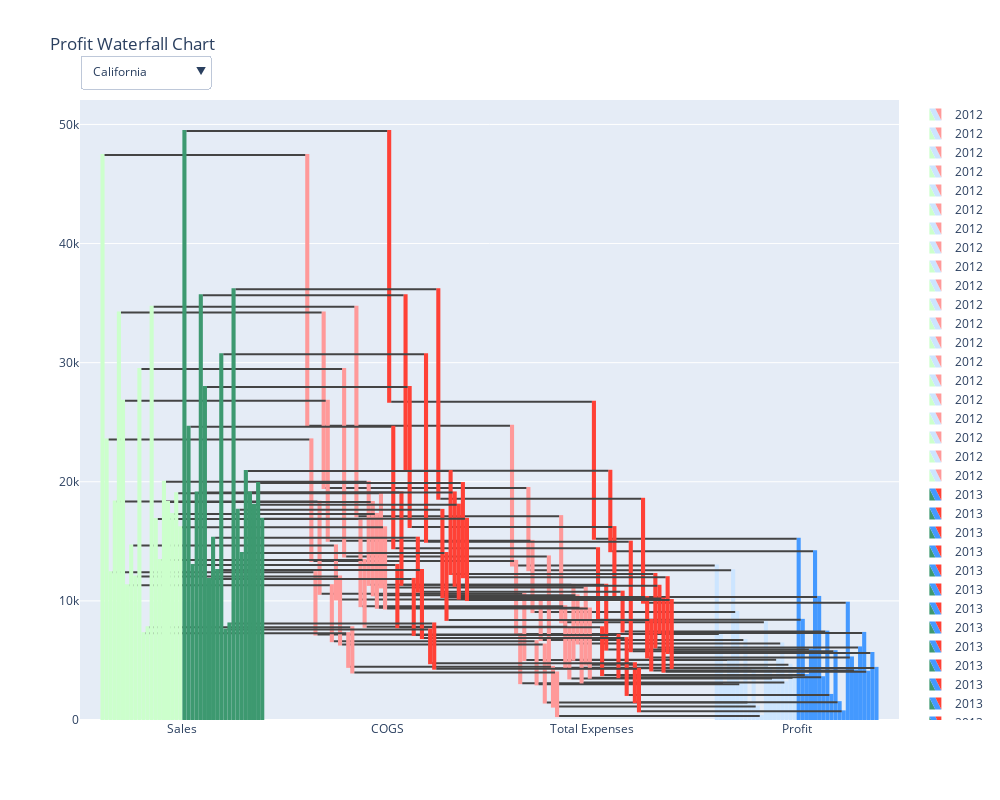

Notebook code for this chart:
### Markdown cell above
A waterfall chart helps in understanding the cumulative effect of sequentially introduced positive or negative values. These intermediate values can either be time-based (e.g., profit/losses over time) or category-based (e.g., sales, other income, expenses).

This section creates a waterfall chart that illustrates how profits are derived from sales, costs of goods sold, and total expenses. The plot has the following features:

- drop-down menu where the state can be selected
- comparison of 2012 and 2013 in one plot
- distinguish 2012 and 2013 by color

### Code cell
buttons = []
i=0

# create figure
fig1  = go.Figure()


# list with all states
market_list = list(df['State'].unique())


# create traces with waterfall charts for each state for 2012
for market in market_list:
    fig1.add_trace(
    go.Waterfall(                 
        x = ["Sales", "COGS","Total Expenses", "Profit"], 
        y = [int(df['Sales'][(df['State']==market) & (df['Date'].dt.year==2012)].sum()), # sum sales over all products
             int(-df['COGS'][(df['State']==market) & (df['Date'].dt.year==2012)].sum()),  
             int(-df['Total Expenses'][(df['State']==market) & (df['Date'].dt.year==2012)].sum()), 
             None],
        base = 0,
        measure = [ "relative","relative","relative","total" ], 
        # the default is "relative", "total" is used to compute sums, 
        # and "absolute" can be used to reset the computed total or to declare an initial value where needed
        name = 2012,
        decreasing = {"marker":{"color":'rgb(255,153,153)'}}, # define the color of a "relative" bar with negatoive value
        increasing = {"marker":{"color":'rgb(204,255,204)'}}, # define the color of a "relative" bar with positive value
        totals = {"marker":{"color":'rgb(204,229,255)'}} # define the color of a "totals" bar
        ))


# create traces with waterfall charts for each state for 2013    
for market in market_list:
    fig1.add_trace(
    go.Waterfall(                 
        x = ["Sales", "COGS","Total Expenses", "Profit"], 
        y = [int(df['Sales'][(df['State']==market) & (df['Date'].dt.year==2013)].sum()), 
             int(-df['COGS'][(df['State']==market) & (df['Date'].dt.year==2013)].sum()),  
             int(-df['Total Expenses'][(df['State']==market) & (df['Date'].dt.year==2013)].sum()), 
             None],
        base = 0,
        measure = [ "relative","relative","relative","total" ],
        name = 2013 
        ))
   
    


    
    

## Create the options to diplay individual markets
for market in market_list:
    args = [False] * 2*len(market_list)
    args[i] = True # 2012 trace 
    args[i+20] = True # corresponding 2013 trace
    
    #create a button object for the country we are on
    button = dict(label = market,
                  method = "update",
                  args=[{"visible": args}])
    
    #add the button to our list of buttons
    buttons.append(button)
    
    #i is an iterable used to tell our "args" list which value to set to True
    i+=1
    

    
fig1.update_layout(updatemenus=[dict(active=0,
                                    type="dropdown", # option to specift that button is a drop-down menu
                                    buttons=buttons,
                                    x = 0,
                                    y = 1.02,
                                    xanchor = 'left',
                                    yanchor = 'bottom'),
                              ],
                  title_text="Profit Waterfall Chart")

fig1.update_layout(
    autosize=False,
    width=1000,
    height=800,)
                               

fig1.show()

### Figure 1 — Plotly figure (JSON) as saved in the notebook; plotly's stock layout.template omitted (floating-point values rounded to 4 significant figures)
{"data": [{"base": 0, "decreasing": {"marker": {"color": "rgb(255,153,153)"}}, "increasing": {"marker": {"color": "rgb(204,255,204)"}}, "measure": ["relative", "relative", "relative", "total"], "name": "2012", "totals": {"marker": {"color": "rgb(204,229,255)"}}, "type": "waterfall", "x": ["Sales", "COGS", "Total Expenses", "Profit"], "y": [47442, -22741, -11737, null]}, {"base": 0, "decreasing": {"marker": {"color": "rgb(255,153,153)"}}, "increasing": {"marker": {"color": "rgb(204,255,204)"}}, "measure": ["relative", "relative", "relative", "total"], "name": "2012", "totals": {"marker": {"color": "rgb(204,229,255)"}}, "type": "waterfall", "x": ["Sales", "COGS", "Total Expenses", "Profit"], "y": [23559, -10201, -6131, null]}, {"base": 0, "decreasing": {"marker": {"color": "rgb(255,153,153)"}}, "increasing": {"marker": {"color": "rgb(204,255,204)"}}, "measure": ["relative", "relative", "relative", "total"], "name": "2012", "totals": {"marker": {"color": "rgb(204,229,255)"}}, "type": "waterfall", "x": ["Sales", "COGS", "Total Expenses", "Profit"], "y": [12411, -5235, -4083, null]}, {"base": 0, "decreasing": {"marker": {"color": "rgb(255,153,153)"}}, "increasing": {"marker": {"color": "rgb(204,255,204)"}}, "measure": ["relative", "relative", "relative", "total"], "name": "2012", "totals": {"marker": {"color": "rgb(204,229,255)"}}, "type": "waterfall", "x": ["Sales", "COGS", "Total Expenses", "Profit"], "y": [18341, -7748, -5564, null]}, {"base": 0, "decreasing": {"marker": {"color": "rgb(255,153,153)"}}, "increasing": {"marker": {"color": "rgb(204,255,204)"}}, "measure": ["relative", "relative", "relative", "total"], "name": "2012", "totals": {"marker": {"color": "rgb(204,229,255)"}}, "type": "waterfall", "x": ["Sales", "COGS", "Total Expenses", "Profit"], "y": [34218, -14741, -6900, null]}, {"base": 0, "decreasing": {"marker": {"color": "rgb(255,153,153)"}}, "increasing": {"marker": {"color": "rgb(204,255,204)"}}, "measure": ["relative", "relative", "relative", "total"], "name": "2012", "totals": {"marker": {"color": "rgb(204,229,255)"}}, "type": "waterfall", "x": ["Sales", "COGS", "Total Expenses", "Profit"], "y": [26798, -11759, -5978, null]}, {"base": 0, "decreasing": {"marker": {"color": "rgb(255,153,153)"}}, "increasing": {"marker": {"color": "rgb(204,255,204)"}}, "measure": ["relative", "relative", "relative", "total"], "name": "2012", "totals": {"marker": {"color": "rgb(204,229,255)"}}, "type": "waterfall", "x": ["Sales", "COGS", "Total Expenses", "Profit"], "y": [11316, -4699, -3625, null]}, {"base": 0, "decreasing": {"marker": {"color": "rgb(255,153,153)"}}, "increasing": {"marker": {"color": "rgb(204,255,204)"}}, "measure": ["relative", "relative", "relative", "total"], "name": "2012", "totals": {"marker": {"color": "rgb(204,229,255)"}}, "type": "waterfall", "x": ["Sales", "COGS", "Total Expenses", "Profit"], "y": [14657, -4533, -3412, null]}, {"base": 0, "decreasing": {"marker": {"color": "rgb(255,153,153)"}}, "increasing": {"marker": {"color": "rgb(204,255,204)"}}, "measure": ["relative", "relative", "relative", "total"], "name": "2012", "totals": {"marker": {"color": "rgb(204,229,255)"}}, "type": "waterfall", "x": ["Sales", "COGS", "Total Expenses", "Profit"], "y": [12052, -5717, -4869, null]}, {"base": 0, "decreasing": {"marker": {"color": "rgb(255,153,153)"}}, "increasing": {"marker": {"color": "rgb(204,255,204)"}}, "measure": ["relative", "relative", "relative", "total"], "name": "2012", "totals": {"marker": {"color": "rgb(204,229,255)"}}, "type": "waterfall", "x": ["Sales", "COGS", "Total Expenses", "Profit"], "y": [29460, -15727, -9390, null]}, {"base": 0, "decreasing": {"marker": {"color": "rgb(255,153,153)"}}, "increasing": {"marker": {"color": "rgb(204,255,204)"}}, "measure": ["relative", "relative", "relative", "total"], "name": "2012", "totals": {"marker": {"color": "rgb(204,229,255)"}}, "type": "waterfall", "x": ["Sales", "COGS", "Total Expenses", "Profit"], "y": [7291, -2829, -3337, null]}, {"base": 0, "decreasing": {"marker": {"color": "rgb(255,153,153)"}}, "increasing": {"marker": {"color": "rgb(204,255,204)"}}, "measure": ["relative", "relative", "relative", "total"], "name": "2012", "totals": {"marker": {"color": "rgb(204,229,255)"}}, "type": "waterfall", "x": ["Sales", "COGS", "Total Expenses", "Profit"], "y": [7786, -3797, -3659, null]}, {"base": 0, "decreasing": {"marker": {"color": "rgb(255,153,153)"}}, "increasing": {"marker": {"color": "rgb(204,255,204)"}}, "measure": ["relative", "relative", "relative", "total"], "name": "2012", "totals": {"marker": {"color": "rgb(204,229,255)"}}, "type": "waterfall", "x": ["Sales", "COGS", "Total Expenses", "Profit"], "y": [34698, -17582, -8914, null]}, {"base": 0, "decreasing": {"marker": {"color": "rgb(255,153,153)"}}, "increasing": {"marker": {"color": "rgb(204,255,204)"}}, "measure": ["relative", "relative", "relative", "total"], "name": "2012", "totals": {"marker": {"color": "rgb(204,229,255)"}}, "type": "waterfall", "x": ["Sales", "COGS", "Total Expenses", "Profit"], "y": [16875, -7316, -5175, null]}, {"base": 0, "decreasing": {"marker": {"color": "rgb(255,153,153)"}}, "increasing": {"marker": {"color": "rgb(204,255,204)"}}, "measure": ["relative", "relative", "relative", "total"], "name": "2012", "totals": {"marker": {"color": "rgb(204,229,255)"}}, "type": "waterfall", "x": ["Sales", "COGS", "Total Expenses", "Profit"], "y": [13441, -5617, -4333, null]}, {"base": 0, "decreasing": {"marker": {"color": "rgb(255,153,153)"}}, "increasing": {"marker": {"color": "rgb(204,255,204)"}}, "measure": ["relative", "relative", "relative", "total"], "name": "2012", "totals": {"marker": {"color": "rgb(204,229,255)"}}, "type": "waterfall", "x": ["Sales", "COGS", "Total Expenses", "Profit"], "y": [19992, -8647, -6283, null]}, {"base": 0, "decreasing": {"marker": {"color": "rgb(255,153,153)"}}, "increasing": {"marker": {"color": "rgb(204,255,204)"}}, "measure": ["relative", "relative", "relative", "total"], "name": "2012", "totals": {"marker": {"color": "rgb(204,229,255)"}}, "type": "waterfall", "x": ["Sales", "COGS", "Total Expenses", "Profit"], "y": [18303, -7837, -4041, null]}, {"base": 0, "decreasing": {"marker": {"color": "rgb(255,153,153)"}}, "increasing": {"marker": {"color": "rgb(204,255,204)"}}, "measure": ["relative", "relative", "relative", "total"], "name": "2012", "totals": {"marker": {"color": "rgb(204,229,255)"}}, "type": "waterfall", "x": ["Sales", "COGS", "Total Expenses", "Profit"], "y": [17305, -7883, -6267, null]}, {"base": 0, "decreasing": {"marker": {"color": "rgb(255,153,153)"}}, "increasing": {"marker": {"color": "rgb(204,255,204)"}}, "measure": ["relative", "relative", "relative", "total"], "name": "2012", "totals": {"marker": {"color": "rgb(204,229,255)"}}, "type": "waterfall", "x": ["Sales", "COGS", "Total Expenses", "Profit"], "y": [19036, -7907, -6488, null]}, {"base": 0, "decreasing": {"marker": {"color": "rgb(255,153,153)"}}, "increasing": {"marker": {"color": "rgb(204,255,204)"}}, "measure": ["relative", "relative", "relative", "total"], "name": "2012", "totals": {"marker": {"color": "rgb(204,229,255)"}}, "type": "waterfall", "x": ["Sales", "COGS", "Total Expenses", "Profit"], "y": [16178, -6820, -5811, null]}, {"base": 0, "measure": ["relative", "relative", "relative", "total"], "name": "2013", "type": "waterfall", "x": ["Sales", "COGS", "Total Expenses", "Profit"], "y": [49450, -22741, -11485, null]}, {"base": 0, "measure": ["relative", "relative", "relative", "total"], "name": "2013", "type": "waterfall", "x": ["Sales", "COGS", "Total Expenses", "Profit"], "y": [24620, -10201, -6012, null]}, {"base": 0, "measure": ["relative", "relative", "relative", "total"], "name": "2013", "type": "waterfall", "x": ["Sales", "COGS", "Total Expenses", "Profit"], "y": [13018, -5235, -4013, null]}, {"base": 0, "measure": ["relative", "relative", "relative", "total"], "name": "2013", "type": "waterfall", "x": ["Sales", "COGS", "Total Expenses", "Profit"], "y": [19102, -7748, -5445, null]}, {"base": 0, "measure": ["relative", "relative", "relative", "total"], "name": "2013", "type": "waterfall", "x": ["Sales", "COGS", "Total Expenses", "Profit"], "y": [35665, -14741, -6753, null]}, {"base": 0, "measure": ["relative", "relative", "relative", "total"], "name": "2013", "type": "waterfall", "x": ["Sales", "COGS", "Total Expenses", "Profit"], "y": [27952, -11759, -5860, null]}, {"base": 0, "measure": ["relative", "relative", "relative", "total"], "name": "2013", "type": "waterfall", "x": ["Sales", "COGS", "Total Expenses", "Profit"], "y": [11845, -4699, -3557, null]}, {"base": 0, "measure": ["relative", "relative", "relative", "total"], "name": "2013", "type": "waterfall", "x": ["Sales", "COGS", "Total Expenses", "Profit"], "y": [15308, -4533, -3353, null]}, {"base": 0, "measure": ["relative", "relative", "relative", "total"], "name": "2013", "type": "waterfall", "x": ["Sales", "COGS", "Total Expenses", "Profit"], "y": [12595, -5717, -4772, null]}, {"base": 0, "measure": ["relative", "relative", "relative", "total"], "name": "2013", "type": "waterfall", "x": ["Sales", "COGS", "Total Expenses", "Profit"], "y": [30699, -15727, -9196, null]}, {"base": 0, "measure": ["relative", "relative", "relative", "total"], "name": "2013", "type": "waterfall", "x": ["Sales", "COGS", "Total Expenses", "Profit"], "y": [7596, -2829, -3269, null]}, {"base": 0, "measure": ["relative", "relative", "relative", "total"], "name": "2013", "type": "waterfall", "x": ["Sales", "COGS", "Total Expenses", "Profit"], "y": [8106, -3797, -3584, null]}, {"base": 0, "measure": ["relative", "relative", "relative", "total"], "name": "2013", "type": "waterfall", "x": ["Sales", "COGS", "Total Expenses", "Profit"], "y": [36154, -17582, -8723, null]}, {"base": 0, "measure": ["relative", "relative", "relative", "total"], "name": "2013", "type": "waterfall", "x": ["Sales", "COGS", "Total Expenses", "Profit"], "y": [17642, -7316, -5076, null]}, {"base": 0, "measure": ["relative", "relative", "relative", "total"], "name": "2013", "type": "waterfall", "x": ["Sales", "COGS", "Total Expenses", "Profit"], "y": [14022, -5617, -4244, null]}, {"base": 0, "measure": ["relative", "relative", "relative", "total"], "name": "2013", "type": "waterfall", "x": ["Sales", "COGS", "Total Expenses", "Profit"], "y": [20907, -8647, -6165, null]}, {"base": 0, "measure": ["relative", "relative", "relative", "total"], "name": "2013", "type": "waterfall", "x": ["Sales", "COGS", "Total Expenses", "Profit"], "y": [19107, -7837, -3959, null]}, {"base": 0, "measure": ["relative", "relative", "relative", "total"], "name": "2013", "type": "waterfall", "x": ["Sales", "COGS", "Total Expenses", "Profit"], "y": [18079, -7883, -6142, null]}, {"base": 0, "measure": ["relative", "relative", "relative", "total"], "name": "2013", "type": "waterfall", "x": ["Sales", "COGS", "Total Expenses", "Profit"], "y": [19894, -7907, -6361, null]}, {"base": 0, "measure": ["relative", "relative", "relative", "total"], "name": "2013", "type": "waterfall", "x": ["Sales", "COGS", "Total Expenses", "Profit"], "y": [16891, -6820, -5696, null]}], "layout": {"autosize": false, "height": 800, "title": {"text": "Profit Waterfall Chart"}, "updatemenus": [{"active": 0, "buttons": [{"args": [{"visible": [true, false, false, false, false, false, false, false, false, false, false, false, false, false, false, false, false, false, false, false, true, false, false, false, false, false, false, false, false, false, false, false, false, false, false, false, false, false, false, false]}], "label": "California", "method": "update"}, {"args": [{"visible": [false, true, false, false, false, false, false, false, false, false, false, false, false, false, false, false, false, false, false, false, false, true, false, false, false, false, false, false, false, false, false, false, false, false, false, false, false, false, false, false]}], "label": "Colorado", "method": "update"}, {"args": [{"visible": [false, false, true, false, false, false, false, false, false, false, false, false, false, false, false, false, false, false, false, false, false, false, true, false, false, false, false, false, false, false, false, false, false, false, false, false, false, false, false, false]}], "label": "Connecticut", "method": "update"}, {"args": [{"visible": [false, false, false, true, false, false, false, false, false, false, false, false, false, false, false, false, false, false, false, false, false, false, false, true, false, false, false, false, false, false, false, false, false, false, false, false, false, false, false, false]}], "label": "Florida", "method": "update"}, {"args": [{"visible": [false, false, false, false, true, false, false, false, false, false, false, false, false, false, false, false, false, false, false, false, false, false, false, false, true, false, false, false, false, false, false, false, false, false, false, false, false, false, false, false]}], "label": "Illinois", "method": "update"}, {"args": [{"visible": [false, false, false, false, false, true, false, false, false, false, false, false, false, false, false, false, false, false, false, false, false, false, false, false, false, true, false, false, false, false, false, false, false, false, false, false, false, false, false, false]}], "label": "Iowa", "method": "update"}, {"args": [{"visible": [false, false, false, false, false, false, true, false, false, false, false, false, false, false, false, false, false, false, false, false, false, false, false, false, false, false, true, false, false, false, false, false, false, false, false, false, false, false, false, false]}], "label": "Louisiana", "method": "update"}, {"args": [{"visible": [false, false, false, false, false, false, false, true, false, false, false, false, false, false, false, false, false, false, false, false, false, false, false, false, false, false, false, true, false, false, false, false, false, false, false, false, false, false, false, false]}], "label": "Massachusetts", "method": "update"}, {"args": [{"visible": [false, false, false, false, false, false, false, false, true, false, false, false, false, false, false, false, false, false, false, false, false, false, false, false, false, false, false, false, true, false, false, false, false, false, false, false, false, false, false, false]}], "label": "Missouri", "method": "update"}, {"args": [{"visible": [false, false, false, false, false, false, false, false, false, true, false, false, false, false, false, false, false, false, false, false, false, false, false, false, false, false, false, false, false, true, false, false, false, false, false, false, false, false, false, false]}], "label": "Nevada", "method": "update"}, {"args": [{"visible": [false, false, false, false, false, false, false, false, false, false, true, false, false, false, false, false, false, false, false, false, false, false, false, false, false, false, false, false, false, false, true, false, false, false, false, false, false, false, false, false]}], "label": "New Hampshire", "method": "update"}, {"args": [{"visible": [false, false, false, false, false, false, false, false, false, false, false, true, false, false, false, false, false, false, false, false, false, false, false, false, false, false, false, false, false, false, false, true, false, false, false, false, false, false, false, false]}], "label": "New Mexico", "method": "update"}, {"args": [{"visible": [false, false, false, false, false, false, false, false, false, false, false, false, true, false, false, false, false, false, false, false, false, false, false, false, false, false, false, false, false, false, false, false, true, false, false, false, false, false, false, false]}], "label": "New York", "method": "update"}, {"args": [{"visible": [false, false, false, false, false, false, false, false, false, false, false, false, false, true, false, false, false, false, false, false, false, false, false, false, false, false, false, false, false, false, false, false, false, true, false, false, false, false, false, false]}], "label": "Ohio", "method": "update"}, {"args": [{"visible": [false, false, false, false, false, false, false, false, false, false, false, false, false, false, true, false, false, false, false, false, false, false, false, false, false, false, false, false, false, false, false, false, false, false, true, false, false, false, false, false]}], "label": "Oklahoma", "method": "update"}, {"args": [{"visible": [false, false, false, false, false, false, false, false, false, false, false, false, false, false, false, true, false, false, false, false, false, false, false, false, false, false, false, false, false, false, false, false, false, false, false, true, false, false, false, false]}], "label": "Oregon", "method": "update"}, {"args": [{"visible": [false, false, false, false, false, false, false, false, false, false, false, false, false, false, false, false, true, false, false, false, false, false, false, false, false, false, false, false, false, false, false, false, false, false, false, false, true, false, false, false]}], "label": "Texas", "method": "update"}, {"args": [{"visible": [false, false, false, false, false, false, false, false, false, false, false, false, false, false, false, false, false, true, false, false, false, false, false, false, false, false, false, false, false, false, false, false, false, false, false, false, false, true, false, false]}], "label": "Utah", "method": "update"}, {"args": [{"visible": [false, false, false, false, false, false, false, false, false, false, false, false, false, false, false, false, false, false, true, false, false, false, false, false, false, false, false, false, false, false, false, false, false, false, false, false, false, false, true, false]}], "label": "Washington", "method": "update"}, {"args": [{"visible": [false, false, false, false, false, false, false, false, false, false, false, false, false, false, false, false, false, false, false, true, false, false, false, false, false, false, false, false, false, false, false, false, false, false, false, false, false, false, false, true]}], "label": "Wisconsin", "method": "update"}], "type": "dropdown", "x": 0, "xanchor": "left", "y": 1.02, "yanchor": "bottom"}], "width": 1000}}
